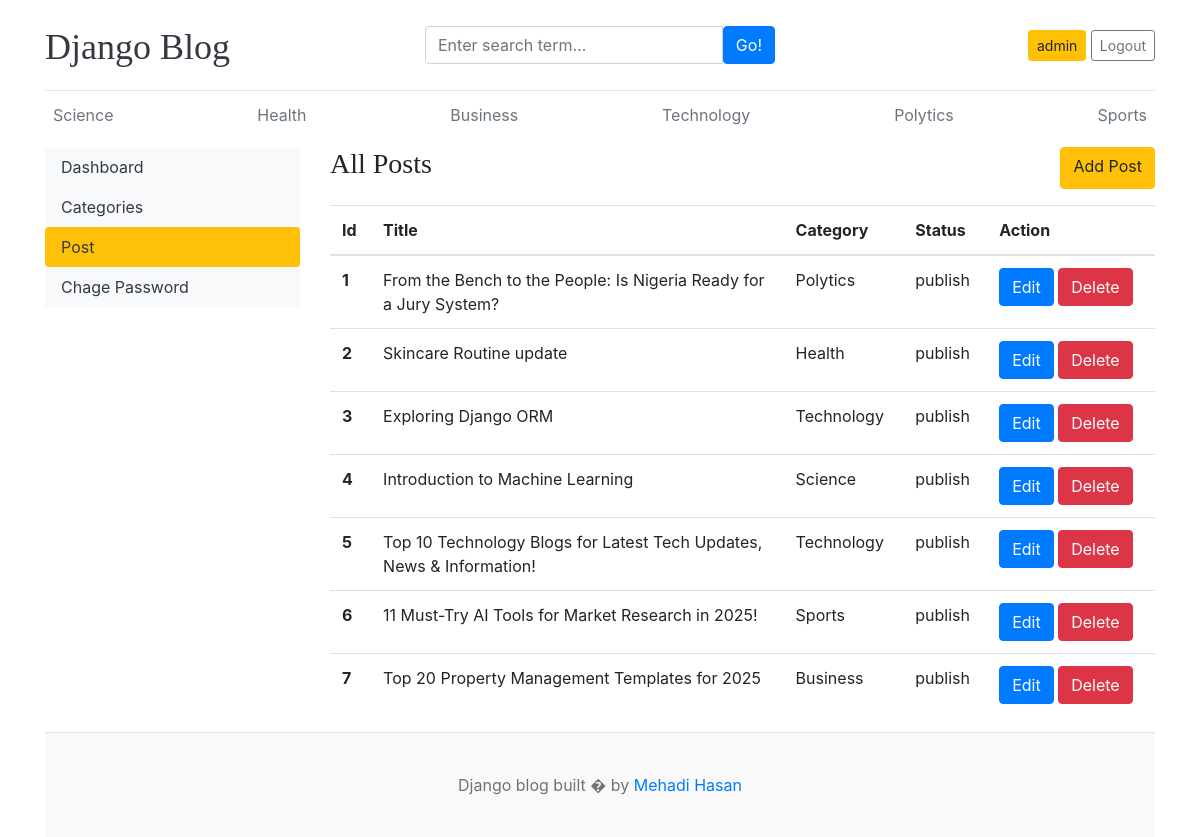
/dashboard/posts/ (signed in), run on an earlier commit of the app's database.
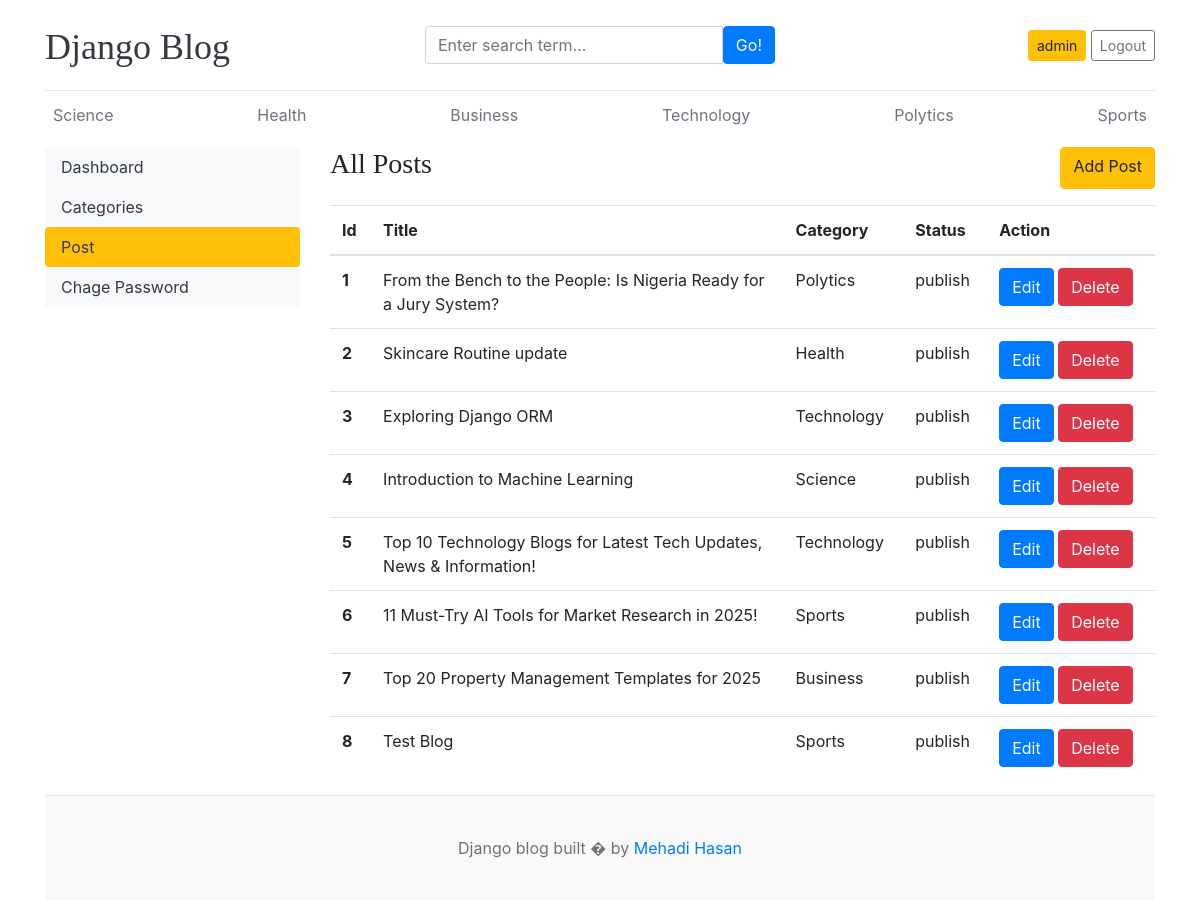
And on a later commit of the database.
### blog/models.py (models this page shows, shortened)
class Category(models.Model):
    category_name = models.CharField(max_length=100,unique=True)
    created_at = models.DateField(auto_now_add=True)
    updated_at = models.DateField(auto_now=True)
    class Meta:
        verbose_name_plural = 'Categories'
    def __str__(self):
        return self.category_name

class Blog(models.Model):
    title = models.CharField(max_length=250,unique=True)
    slug = models.SlugField(unique=True,blank=True)
    category = models.ForeignKey(Category,on_delete=models.CASCADE)
    author = models.ForeignKey(User,on_delete=models.CASCADE)
    blog_image = models.ImageField(upload_to='uploads/%y/%m/%d')
    short_desc = models.TextField(max_length=1000)
    blog_body = models.TextField()
    status = models.CharField(max_length=100,choices=STATUS_CHOICE,default='draft')
    is_featured = models.BooleanField(default=False)
    created_at = models.DateTimeField(auto_now_add=True)
    updated_at = models.DateTimeField(auto_now=True)

### dashboard/views.py (the view)
# urls.py: path('posts/',views.posts,name="posts"),
@editor_required
def posts(request):
    posts = Blog.objects.all()
    context = {
        'posts':posts
    }
    return render(request,'posts.html',context)

### blog/context_processors.py (called while the page is built)
def get_categories(request):
    category = models.Category.objects.all()
    return dict(category=category)

### dashboard/templates/posts.html
{% extends "base-dashboard.html" %}
{% block dashboard %}
<div class="col-md-9">
    <div class="d-flex justify-content-between mb-3">
        <h3>All Posts</h3>
        <a href="{% url 'add_post' %}" class="btn btn-warning">Add Post</a>
      </div>
    <table class="table table-hover">
        <thead>
          <tr>
            <th scope="col">Id</th>
            <th scope="col">Title</th>
            <th scope="col">Category</th>
            <th scope="col">Status</th>
            <th scope="col">Action</th>
          </tr>
        </thead>
        <tbody>
            {% for post in posts%}
            <tr>
                <th scope="row">{{forloop.counter}}</th>
                <td style="width: 50%;">{{ post.title}}</td>
                <td>{{ post.category}}</td>
                <td>{{ post.status}}</td>
                <td>
                  <a class="btn btn-primary" href="{% url 'edit_post' post.id%}">Edit</a>
                  <a class="btn btn-danger ms-2 text-white" href="{%url 'delete_post' post.id%}">Delete</a>
                </td>
            </tr>
            {% endfor %}
        </tbody>
      </table>
</div>
{% endblock %}

### blog/templates/header.html (shortened to what this page needs)
{% load static%}
<!DOCTYPE html>
<html lang="en">
  <head>
    <link
      href="https://getbootstrap.com/docs/4.0/dist/css/bootstrap.min.css"
      rel="stylesheet"
    />
    <link href="{% static 'css/blog.css'%}" rel="stylesheet" />
  </head>
  <body>
    <div class="container">
      <header class="blog-header py-3">
        <div class="row flex-nowrap justify-content-between align-items-center">
          <div class="col-4 pt-1">
            <a class="blog-header-logo text-dark" href="/">Django Blog</a>
          </div>
          <div class="col-4">
            <form action="{% url 'search' %}" method="GET">
              <div class="input-group">
                <input class="form-control" type="text" placeholder="Enter search term..." aria-label="Enter search term..." aria-describedby="button-search" name="keyword"/>
                <button class="btn btn-primary" id="button-search" type="submit">Go!</button>
            </div>
            </form>
          </div>
          <div class="col-4 d-flex justify-content-end align-items-center">
            {% if request.user.is_authenticated %}
              <a class="btn btn-sm btn-warning" href="{% url "dashboard" %}">{{request.user.username}}</a> &nbsp;
              <a class="btn btn-sm btn-outline-secondary" href="{% url "logout_user" %}">Logout</a>
            {% else %}
              <a class="btn btn-sm btn-warning" href="{% url "login" %}">Login</a> &nbsp;
              <a class="btn btn-sm btn-outline-secondary" href="{% url "registration" %}">Register</a>
            {% endif %}
          </div>
        </div>
      </header>
      <div class="nav-scroller py-1 mb-2">
        <nav class="nav d-flex justify-content-between">
          {% for cat in category%}
          <a class="p-2 text-muted" href="{% url "posts_by_category" cat.id %} ">{{ cat.category_name }}</a>
          {% endfor%}
        </nav>
      </div>

What changed in the data, as far as the page shows it:
added Blog: title "Test Blog", category "Sports", status "publish"
